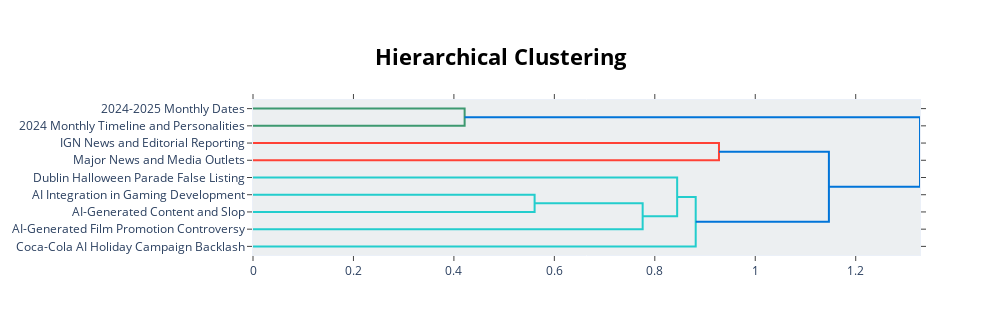

This figure's notebook cell:
### Code cell
topic_model.visualize_hierarchy(custom_labels=True)

### Figure 1 — Plotly figure (JSON) as saved in the notebook; plotly's stock layout.template omitted (floating-point values rounded to 4 significant figures)
{"data": [{"hoverinfo": "text", "marker": {"color": "rgb(61,153,112)"}, "mode": "lines", "type": "scatter", "x": [0.0, 0.4214, 0.4214, 0.0], "xaxis": "x", "y": [-5.0, -5.0, -15.0, -15.0], "yaxis": "y"}, {"hoverinfo": "text", "marker": {"color": "rgb(255,65,54)"}, "mode": "lines", "type": "scatter", "x": [0.0, 0.9278, 0.9278, 0.0], "xaxis": "x", "y": [-25.0, -25.0, -35.0, -35.0], "yaxis": "y"}, {"hoverinfo": "text", "marker": {"color": "rgb(35,205,205)"}, "mode": "lines", "type": "scatter", "x": [0.0, 0.5607, 0.5607, 0.0], "xaxis": "x", "y": [-55.0, -55.0, -65.0, -65.0], "yaxis": "y"}, {"hoverinfo": "text", "marker": {"color": "rgb(35,205,205)"}, "mode": "lines", "type": "scatter", "x": [0.5607, 0.7758, 0.7758, 0.0], "xaxis": "x", "y": [-60.0, -60.0, -75.0, -75.0], "yaxis": "y"}, {"hoverinfo": "text", "marker": {"color": "rgb(35,205,205)"}, "mode": "lines", "type": "scatter", "x": [0.0, 0.8445, 0.8445, 0.7758], "xaxis": "x", "y": [-45.0, -45.0, -67.5, -67.5], "yaxis": "y"}, {"hoverinfo": "text", "marker": {"color": "rgb(35,205,205)"}, "mode": "lines", "type": "scatter", "x": [0.8445, 0.8814, 0.8814, 0.0], "xaxis": "x", "y": [-56.25, -56.25, -85.0, -85.0], "yaxis": "y"}, {"hoverinfo": "text", "marker": {"color": "rgb(0,116,217)"}, "mode": "lines", "type": "scatter", "x": [0.9278, 1.147, 1.147, 0.8814], "xaxis": "x", "y": [-30.0, -30.0, -70.62, -70.62], "yaxis": "y"}, {"hoverinfo": "text", "marker": {"color": "rgb(0,116,217)"}, "mode": "lines", "type": "scatter", "x": [0.4214, 1.328, 1.328, 1.147], "xaxis": "x", "y": [-10.0, -10.0, -50.31, -50.31], "yaxis": "y"}], "layout": {"autosize": false, "height": 335, "hoverlabel": {"bgcolor": "white", "font": {"family": "Rockwell", "size": 16}}, "hovermode": "closest", "plot_bgcolor": "#ECEFF1", "showlegend": false, "title": {"font": {"color": "Black", "size": 22}, "text": "<b>Hierarchical Clustering</b>", "x": 0.5, "xanchor": "center", "yanchor": "top"}, "width": 1000, "xaxis": {"mirror": "allticks", "rangemode": "tozero", "showgrid": false, "showline": true, "showticklabels": true, "ticks": "outside", "type": "linear", "zeroline": false}, "yaxis": {"mirror": "allticks", "range": [-90, 0], "rangemode": "tozero", "showgrid": false, "showline": true, "showticklabels": true, "tickmode": "array", "ticks": "outside", "ticktext": ["2024-2025 Monthly Dates", "2024 Monthly Timeline and Personalities", "IGN News and Editorial Reporting", "Major News and Media Outlets", "Dublin Halloween Parade False Listing", "AI Integration in Gaming Development", "AI-Generated Content and Slop", "AI-Generated Film Promotion Controversy", "Coca-Cola AI Holiday Campaign Backlash"], "tickvals": [-5, -15, -25, -35, -45, -55, -65, -75, -85], "type": "linear", "zeroline": false}}}
